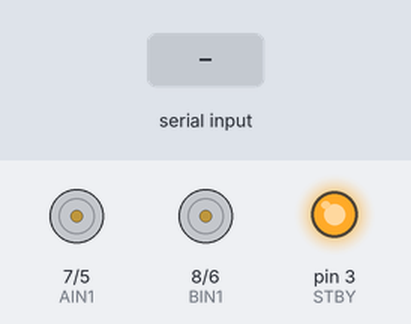
Simulated run of this sketch. Board: Arduino Uno, built with avr-gcc and run on an emulated ATmega328P. Parts: direction and speed pins drawn as motors (green arrow = direction pin HIGH = forward, orange = LOW = backward, longer = more drive, stopped while the standby pin is LOW), output pins drawn as LEDs (lit = HIGH). The inputs (shaded band) are chosen by the test bench. What the sketch prints to the serial monitor is not drawn.

Above: at 1.2 s.
1.3 s: "D90\n" received over Serial
At 2.8 s:
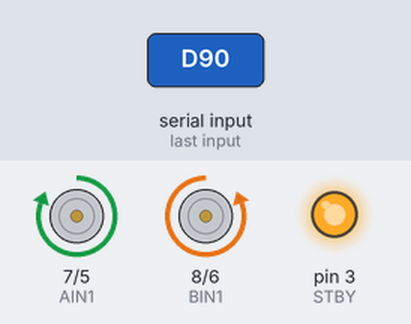
4.3 s: "L90\n" received over Serial
At 5.5 s:
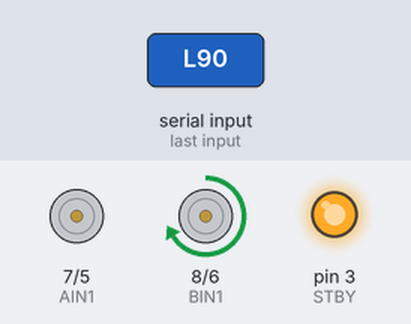
5.8 s: "R90\n" received over Serial
At 6.7 s:
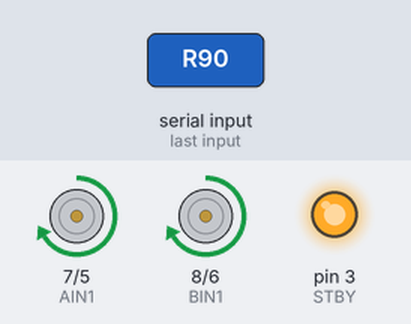
7.3 s: "L,45\n" received over Serial
At 7.8 s:
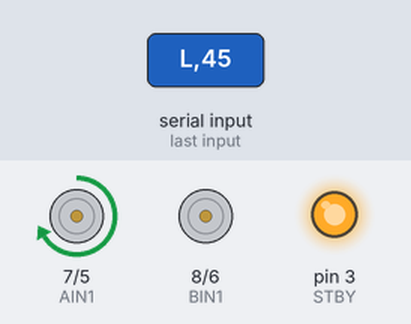
8.8 s: "S90\n" received over Serial
At 9.6 s:
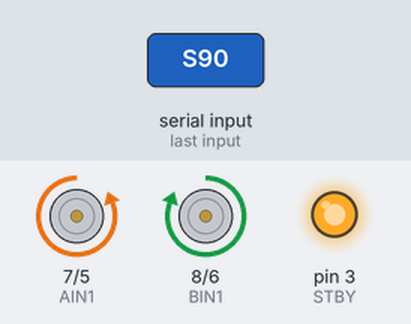
11.3 s: "D,45\n" received over Serial
At 12.2 s:
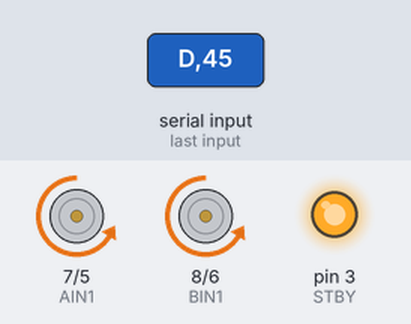
Timing chart, 0 to 14.6 s (numbered marks = the images above; inputs shaded):
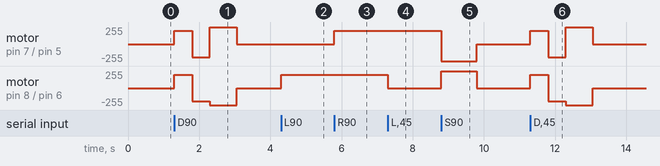

Measured:
- after the input at 1.3 s, motor on pin 7 (AIN1) / pin 5 (PWMA): stopped → forward 200/255 at once, → backward 200/255 0.50 s later, → forward 255/255 0.50 s later, → stopped 0.75 s later; motor on pin 8 (BIN1) / pin 6 (PWMB): stopped → forward 200/255 at once, → backward 200/255 0.50 s later, → backward 255/255 0.50 s later, → stopped 0.75 s later
- after the input at 4.3 s, motor on pin 8 (BIN1) / pin 6 (PWMB): stopped → forward 200/255 at once
- after the input at 5.8 s, motor on pin 7 (AIN1) / pin 5 (PWMA): stopped → forward 200/255 at once
- after the input at 7.3 s, motor on pin 8 (BIN1) / pin 6 (PWMB): forward 200/255 → stopped at once
- after the input at 8.8 s, motor on pin 7 (AIN1) / pin 5 (PWMA): forward 200/255 → backward 255/255 at once, → stopped 1.0 s later; motor on pin 8 (BIN1) / pin 6 (PWMB): stopped → forward 255/255 at once, → stopped 1.0 s later
- after the input at 11.3 s, motor on pin 7 (AIN1) / pin 5 (PWMA): stopped → forward 200/255 at once, → backward 200/255 0.50 s later, → forward 255/255 0.50 s later, → stopped 0.75 s later; motor on pin 8 (BIN1) / pin 6 (PWMB): stopped → forward 200/255 at once, → backward 200/255 0.50 s later, → backward 255/255 0.50 s later, → stopped 0.75 s later

The sketch:

arduino_motor_brain.ino
```cpp
// Arduino Motor Brain Code for Elegoo Uno R3 Car Kit V4
#define PWMA 5  // Right motor speed
#define PWMB 6  // Left motor speed
#define AIN1 7  // Right motor direction
#define BIN1 8  // Left motor direction
#define STBY 3  // Motor driver standby

void setup() {
    Serial.begin(115200);
    // Set up motor pins
    pinMode(PWMA, OUTPUT);
    pinMode(PWMB, OUTPUT);
    pinMode(AIN1, OUTPUT);
    pinMode(BIN1, OUTPUT);
    pinMode(STBY, OUTPUT);
    // Turn on motor driver
    digitalWrite(STBY, HIGH);
    Serial.println("Arduino ready!");
}

void loop() {
    if (Serial.available() > 0) {
        String command = Serial.readStringUntil('\n');
        command.trim();
        char cmd = command.charAt(0);
        if (cmd == 'L' || cmd == 'R') {
            int speed = command.substring(1).toInt();
            setMotorSpeed(cmd, speed);
        } else if (cmd == 'S') {
            executeSpin();
        } else if (cmd == 'D') {
            performDance();
        }
    }
}

void setMotorSpeed(char motor, int speed) {
    speed = constrain(speed, -255, 255);
    if (motor == 'L') {
        if (speed >= 0) {
            digitalWrite(BIN1, HIGH);
            analogWrite(PWMB, speed);
        } else {
            digitalWrite(BIN1, LOW);
            analogWrite(PWMB, abs(speed));
        }
    } else if (motor == 'R') {
        if (speed >= 0) {
            digitalWrite(AIN1, HIGH);
            analogWrite(PWMA, speed);
        } else {
            digitalWrite(AIN1, LOW);
            analogWrite(PWMA, abs(speed));
        }
    }
}

void executeSpin() {
    setMotorSpeed('L', 255);
    setMotorSpeed('R', -255);
    delay(1000);
    setMotorSpeed('L', 0);
    setMotorSpeed('R', 0);
}

void performDance() {
    setMotorSpeed('L', 200);
    setMotorSpeed('R', 200);
    delay(500);
    setMotorSpeed('L', -200);
    setMotorSpeed('R', -200);
    delay(500);
    setMotorSpeed('L', -255);
    setMotorSpeed('R', 255);
    delay(750);
    setMotorSpeed('L', 0);
    setMotorSpeed('R', 0);
}
```
